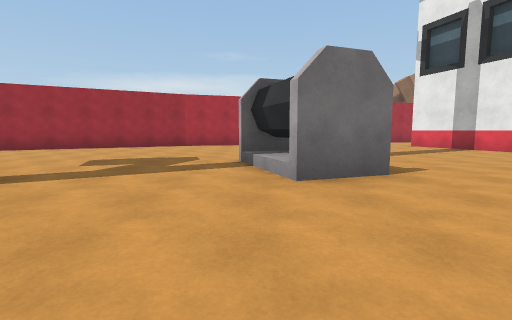
[1] (above)

16 first-person views from a walk through a Unity game level. The camera is 1.2 m above the floor, tilts 6° down and sees 85° across. The floor is counted in squares, 2 m on a side. Each view is taken from the middle of a square. On the plan, view 1 faces up. The plan holds only what a view shows up to about 9 squares ahead; the rest is blank. The place goes on beyond the plan. Surface patterns are stand-ins for the level's own textures.

[2]
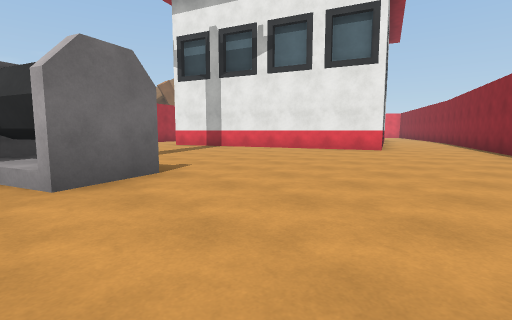

[3]
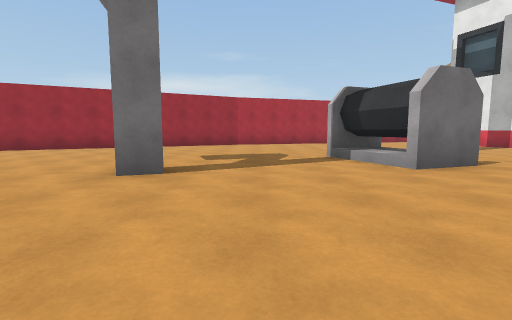

[4]
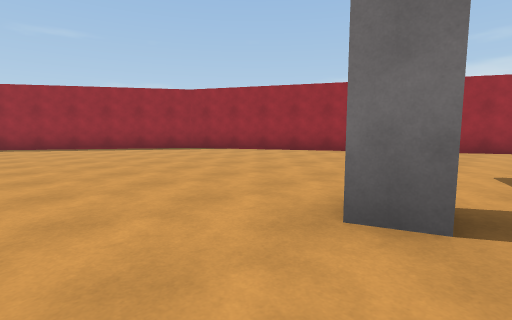

[5]
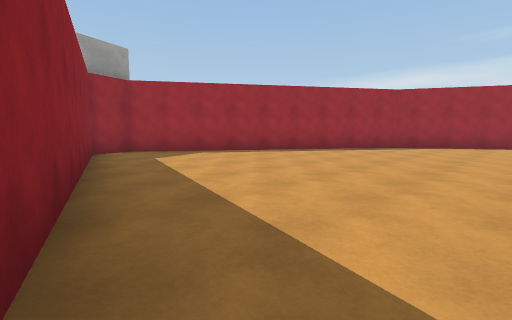

[6]
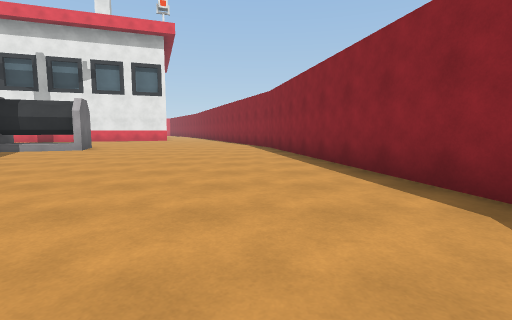

[7]
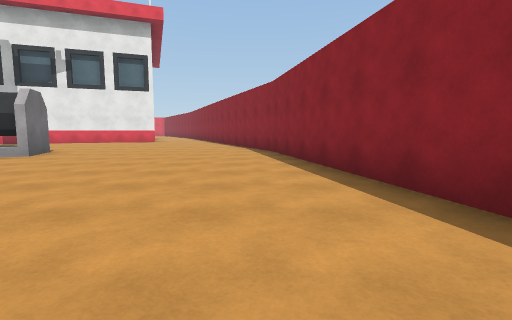

[8]
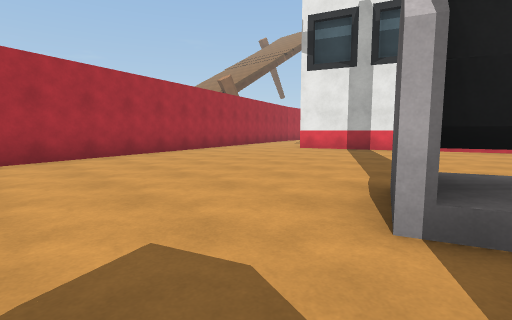

[9]
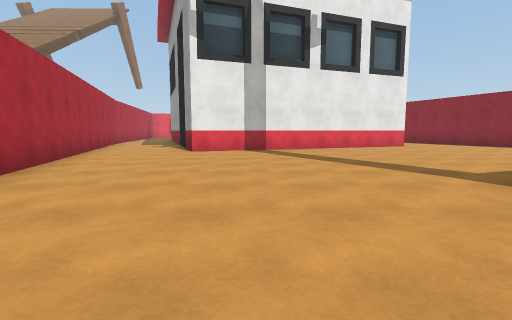

[10]
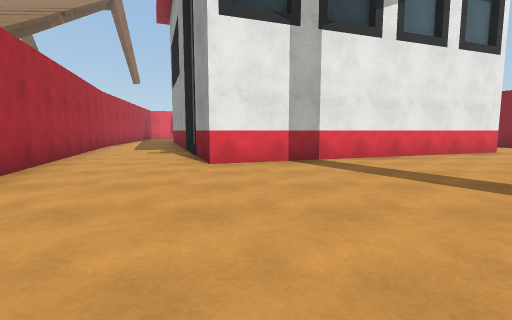

[11]
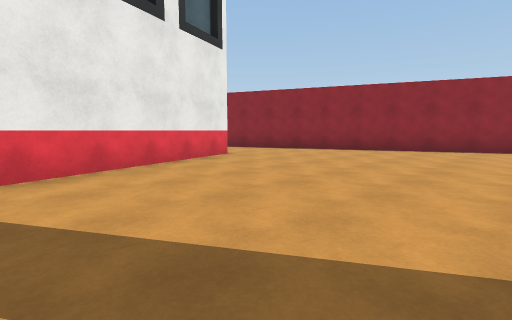

[12]
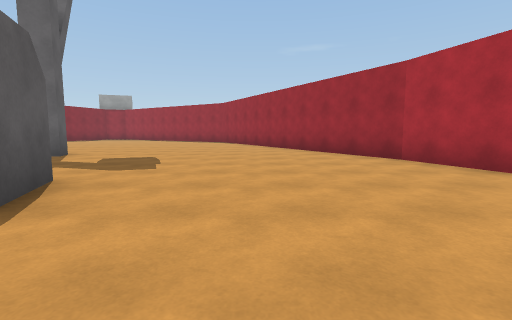

[13]
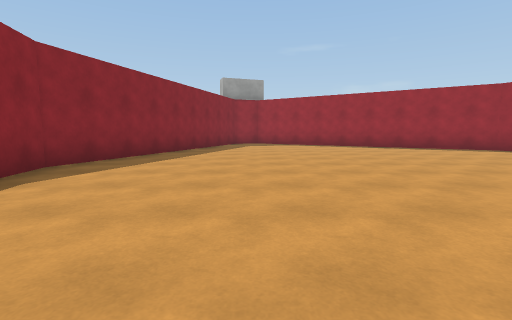

[14]
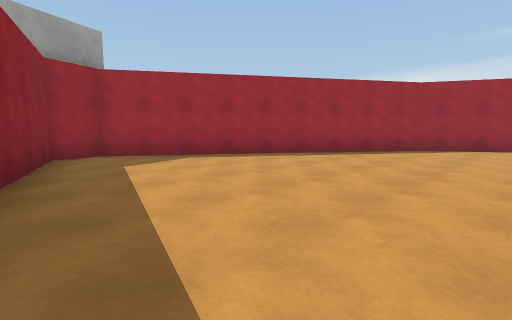

[15]
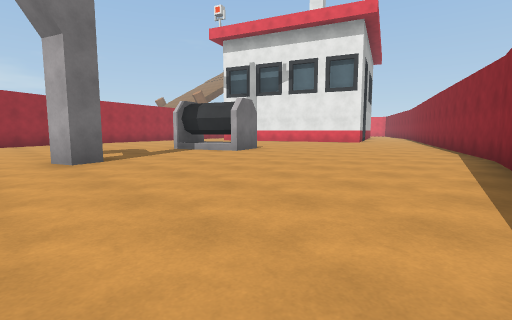

[16]
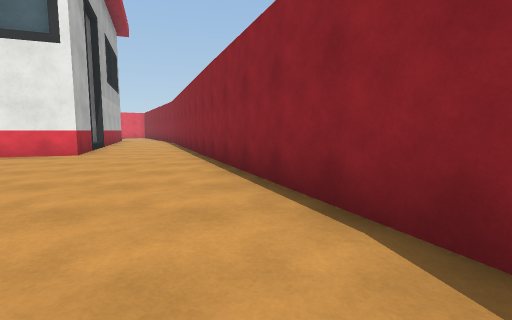

### Floor plan
Points are (right, up) in squares from view 1. A wall is a line through its corners. A room is listed if a view was taken in it or the views show most of it. See-through windows are left out.
Room 1 (views 1, 2, 3, 4, 5, 6, 7, 8, 9, 10, 11, 12, 13, 14, 15, 16)
walls: (-3.3, 2.9) (-3.9, 2.7) (-4.1, 3.2) (-3.5, 3.5); (-0.2, 5.1) (-0.3, 5.5) (1, 6); (0.7, 3.6) (0, 5.6); (1.1, 5.9) (-0.3, 5.3); (1.9, 3.8) (0.5, 3.3); (-2.7, 11) (-11.5, 6.3) (-16.2, -0.9) (-15.8, -2) (-7.5, -4.5) (2.2, -2.5); (2.1, -2.5) (10.6, 1); (10.6, 4) (8.7, 3.3) (6, 10.8) (7.8, 11.5); (9.5, 12.1) (10.1, 12.3); (10.1, 15.1) (-2.9, 11)

Where each view was taken, in squares from view 1:
view 1: 0 up, 0 right, facing up
view 2: 0 up, 0 right, facing up-right
view 3: 1 down, 2 left, facing up
view 4: 1 up, 3 left, facing up-left
view 5: 4 down, 8 left, facing up-left
view 6: 2 down, 8 left, facing right
view 7: 2 down, 6 left, facing right
view 8: 5 up, 2 left, facing up-right
view 9: 9 up, 2 left, facing right
view 10: 10 up, 1 right, facing right
view 11: 8 up, 3 right, facing down-right
view 12: 8 up, 3 right, facing left
view 13: 1 down, 3 left, facing left
view 14: 3 down, 9 left, facing up-left
view 15: 3 down, 5 left, facing up-right
view 16: 1 down, 2 right, facing right
